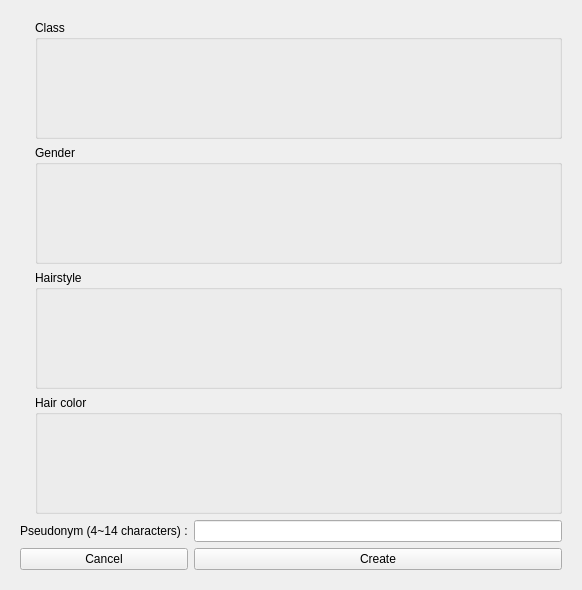
<?xml version="1.0" encoding="UTF-8"?>
<ui version="4.0">
 <class>CharacterWidget</class>
 <widget class="QWidget" name="CharacterWidget">
  <property name="geometry">
   <rect>
    <x>0</x>
    <y>0</y>
    <width>582</width>
    <height>590</height>
   </rect>
  </property>
  <property name="windowTitle">
   <string>Form</string>
  </property>
  <layout class="QGridLayout" name="gridLayout">
   <item row="0" column="0">
    <widget class="QStackedWidget" name="stackedWidget">
     <property name="currentIndex">
      <number>1</number>
     </property>
     <widget class="QWidget" name="page">
      <layout class="QGridLayout" name="gridLayout_2">
       <item row="1" column="0">
        <widget class="QPushButton" name="PB_CREATE">
         <property name="enabled">
          <bool>false</bool>
         </property>
         <property name="text">
          <string>Create</string>
         </property>
        </widget>
       </item>
       <item row="1" column="2">
        <widget class="QPushButton" name="PB_DELETE">
         <property name="enabled">
          <bool>false</bool>
         </property>
         <property name="text">
          <string>Delete</string>
         </property>
        </widget>
       </item>
       <item row="1" column="1">
        <widget class="QPushButton" name="PB_SELECT">
         <property name="enabled">
          <bool>false</bool>
         </property>
         <property name="text">
          <string>Select</string>
         </property>
        </widget>
       </item>
       <item row="0" column="0" colspan="3">
        <layout class="QHBoxLayout" name="horizontalLayout">
         <item>
          <widget class="ClickableLabel" name="L_SLOT0">
           <property name="minimumSize">
            <size>
             <width>100</width>
             <height>75</height>
            </size>
           </property>
           <property name="frameShape">
            <enum>QFrame::WinPanel</enum>
           </property>
           <property name="text">
            <string/>
           </property>
           <property name="alignment">
            <set>Qt::AlignCenter</set>
           </property>
          </widget>
         </item>
         <item>
          <widget class="ClickableLabel" name="L_SLOT1">
           <property name="minimumSize">
            <size>
             <width>100</width>
             <height>75</height>
            </size>
           </property>
           <property name="frameShape">
            <enum>QFrame::WinPanel</enum>
           </property>
           <property name="text">
            <string/>
           </property>
           <property name="alignment">
            <set>Qt::AlignCenter</set>
           </property>
          </widget>
         </item>
         <item>
          <widget class="ClickableLabel" name="L_SLOT2">
           <property name="minimumSize">
            <size>
             <width>100</width>
             <height>75</height>
            </size>
           </property>
           <property name="frameShape">
            <enum>QFrame::WinPanel</enum>
           </property>
           <property name="text">
            <string/>
           </property>
           <property name="alignment">
            <set>Qt::AlignCenter</set>
           </property>
          </widget>
         </item>
         <item>
          <widget class="ClickableLabel" name="L_SLOT3">
           <property name="minimumSize">
            <size>
             <width>100</width>
             <height>75</height>
            </size>
           </property>
           <property name="frameShape">
            <enum>QFrame::WinPanel</enum>
           </property>
           <property name="text">
            <string/>
           </property>
           <property name="alignment">
            <set>Qt::AlignCenter</set>
           </property>
          </widget>
         </item>
        </layout>
       </item>
      </layout>
     </widget>
     <widget class="QWidget" name="page_2">
      <layout class="QGridLayout" name="gridLayout_3">
       <item row="2" column="0">
        <widget class="QLabel" name="label">
         <property name="text">
          <string>Pseudonym (4~14 characters) :</string>
         </property>
        </widget>
       </item>
       <item row="3" column="1" colspan="3">
        <widget class="QPushButton" name="PB_CREATEFINAL">
         <property name="enabled">
          <bool>true</bool>
         </property>
         <property name="text">
          <string>Create</string>
         </property>
        </widget>
       </item>
       <item row="3" column="0">
        <widget class="QPushButton" name="PB_CANCELCREATION">
         <property name="text">
          <string>Cancel</string>
         </property>
        </widget>
       </item>
       <item row="2" column="1" colspan="3">
        <widget class="QLineEdit" name="LE_PSEUDONYM"/>
       </item>
       <item row="0" column="0" rowspan="2" colspan="4">
        <layout class="QVBoxLayout" name="verticalLayout">
         <property name="leftMargin">
          <number>15</number>
         </property>
         <item>
          <widget class="QGroupBox" name="groupBox_4">
           <property name="title">
            <string>Class</string>
           </property>
           <layout class="QGridLayout" name="gridLayout_7">
            <item row="0" column="0">
             <widget class="ClickableLabel" name="L_ADV">
              <property name="text">
               <string/>
              </property>
              <property name="pixmap">
               <pixmap resource="../guires.qrc">:/charcreation/ladvmalems.png</pixmap>
              </property>
              <property name="alignment">
               <set>Qt::AlignCenter</set>
              </property>
             </widget>
            </item>
            <item row="0" column="1">
             <widget class="ClickableLabel" name="L_MA">
              <property name="text">
               <string/>
              </property>
              <property name="pixmap">
               <pixmap resource="../guires.qrc">:/charcreation/lmamalem.png</pixmap>
              </property>
              <property name="alignment">
               <set>Qt::AlignCenter</set>
              </property>
             </widget>
            </item>
           </layout>
          </widget>
         </item>
         <item>
          <widget class="QGroupBox" name="groupBox_3">
           <property name="title">
            <string>Gender</string>
           </property>
           <layout class="QGridLayout" name="gridLayout_5">
            <item row="0" column="0">
             <widget class="ClickableLabel" name="L_MALE">
              <property name="text">
               <string/>
              </property>
              <property name="pixmap">
               <pixmap resource="../guires.qrc">:/charcreation/lmales.png</pixmap>
              </property>
              <property name="alignment">
               <set>Qt::AlignCenter</set>
              </property>
             </widget>
            </item>
            <item row="0" column="1">
             <widget class="ClickableLabel" name="L_FEMALE">
              <property name="text">
               <string/>
              </property>
              <property name="pixmap">
               <pixmap resource="../guires.qrc">:/charcreation/lfemale.png</pixmap>
              </property>
              <property name="alignment">
               <set>Qt::AlignCenter</set>
              </property>
             </widget>
            </item>
           </layout>
          </widget>
         </item>
         <item>
          <widget class="QGroupBox" name="groupBox_2">
           <property name="title">
            <string>Hairstyle</string>
           </property>
           <layout class="QGridLayout" name="gridLayout_6">
            <item row="0" column="0">
             <widget class="ClickableLabel" name="L_HAIRSTYLEA">
              <property name="text">
               <string/>
              </property>
              <property name="pixmap">
               <pixmap resource="../guires.qrc">:/charcreation/lhairstyleas.png</pixmap>
              </property>
              <property name="alignment">
               <set>Qt::AlignCenter</set>
              </property>
             </widget>
            </item>
            <item row="0" column="1">
             <widget class="ClickableLabel" name="L_HAIRSTYLEB">
              <property name="text">
               <string/>
              </property>
              <property name="pixmap">
               <pixmap resource="../guires.qrc">:/charcreation/lhairstyleb.png</pixmap>
              </property>
              <property name="alignment">
               <set>Qt::AlignCenter</set>
              </property>
             </widget>
            </item>
           </layout>
          </widget>
         </item>
         <item>
          <widget class="QGroupBox" name="groupBox">
           <property name="title">
            <string>Hair color</string>
           </property>
           <layout class="QGridLayout" name="gridLayout_4">
            <item row="0" column="0">
             <widget class="ClickableLabel" name="L_0">
              <property name="text">
               <string/>
              </property>
              <property name="pixmap">
               <pixmap resource="../guires.qrc">:/charcreation/l0s.png</pixmap>
              </property>
              <property name="alignment">
               <set>Qt::AlignCenter</set>
              </property>
             </widget>
            </item>
            <item row="0" column="1">
             <widget class="ClickableLabel" name="L_1">
              <property name="text">
               <string/>
              </property>
              <property name="pixmap">
               <pixmap resource="../guires.qrc">:/charcreation/l1.png</pixmap>
              </property>
              <property name="alignment">
               <set>Qt::AlignCenter</set>
              </property>
             </widget>
            </item>
            <item row="0" column="2">
             <widget class="ClickableLabel" name="L_2">
              <property name="text">
               <string/>
              </property>
              <property name="pixmap">
               <pixmap resource="../guires.qrc">:/charcreation/l2.png</pixmap>
              </property>
              <property name="alignment">
               <set>Qt::AlignCenter</set>
              </property>
             </widget>
            </item>
            <item row="0" column="3">
             <widget class="ClickableLabel" name="L_3">
              <property name="text">
               <string/>
              </property>
              <property name="pixmap">
               <pixmap resource="../guires.qrc">:/charcreation/l3.png</pixmap>
              </property>
              <property name="alignment">
               <set>Qt::AlignCenter</set>
              </property>
             </widget>
            </item>
            <item row="0" column="4">
             <widget class="ClickableLabel" name="L_4">
              <property name="text">
               <string/>
              </property>
              <property name="pixmap">
               <pixmap resource="../guires.qrc">:/charcreation/l4.png</pixmap>
              </property>
              <property name="alignment">
               <set>Qt::AlignCenter</set>
              </property>
             </widget>
            </item>
            <item row="1" column="0">
             <widget class="ClickableLabel" name="L_5">
              <property name="text">
               <string/>
              </property>
              <property name="pixmap">
               <pixmap resource="../guires.qrc">:/charcreation/l5.png</pixmap>
              </property>
              <property name="alignment">
               <set>Qt::AlignCenter</set>
              </property>
             </widget>
            </item>
            <item row="1" column="1">
             <widget class="ClickableLabel" name="L_6">
              <property name="text">
               <string/>
              </property>
              <property name="pixmap">
               <pixmap resource="../guires.qrc">:/charcreation/l6.png</pixmap>
              </property>
              <property name="alignment">
               <set>Qt::AlignCenter</set>
              </property>
             </widget>
            </item>
            <item row="1" column="2">
             <widget class="ClickableLabel" name="L_7">
              <property name="text">
               <string/>
              </property>
              <property name="pixmap">
               <pixmap resource="../guires.qrc">:/charcreation/l7.png</pixmap>
              </property>
              <property name="alignment">
               <set>Qt::AlignCenter</set>
              </property>
             </widget>
            </item>
            <item row="1" column="3">
             <widget class="ClickableLabel" name="L_8">
              <property name="text">
               <string/>
              </property>
              <property name="pixmap">
               <pixmap resource="../guires.qrc">:/charcreation/l8.png</pixmap>
              </property>
              <property name="alignment">
               <set>Qt::AlignCenter</set>
              </property>
             </widget>
            </item>
            <item row="1" column="4">
             <widget class="ClickableLabel" name="L_9">
              <property name="text">
               <string/>
              </property>
              <property name="pixmap">
               <pixmap resource="../guires.qrc">:/charcreation/l9.png</pixmap>
              </property>
              <property name="alignment">
               <set>Qt::AlignCenter</set>
              </property>
             </widget>
            </item>
           </layout>
          </widget>
         </item>
        </layout>
       </item>
      </layout>
     </widget>
    </widget>
   </item>
  </layout>
 </widget>
 <customwidgets>
  <customwidget>
   <class>ClickableLabel</class>
   <extends>QLabel</extends>
   <header>modules/clickablelabel.h</header>
  </customwidget>
 </customwidgets>
 <resources>
  <include location="../guires.qrc"/>
 </resources>
 <connections/>
</ui>
